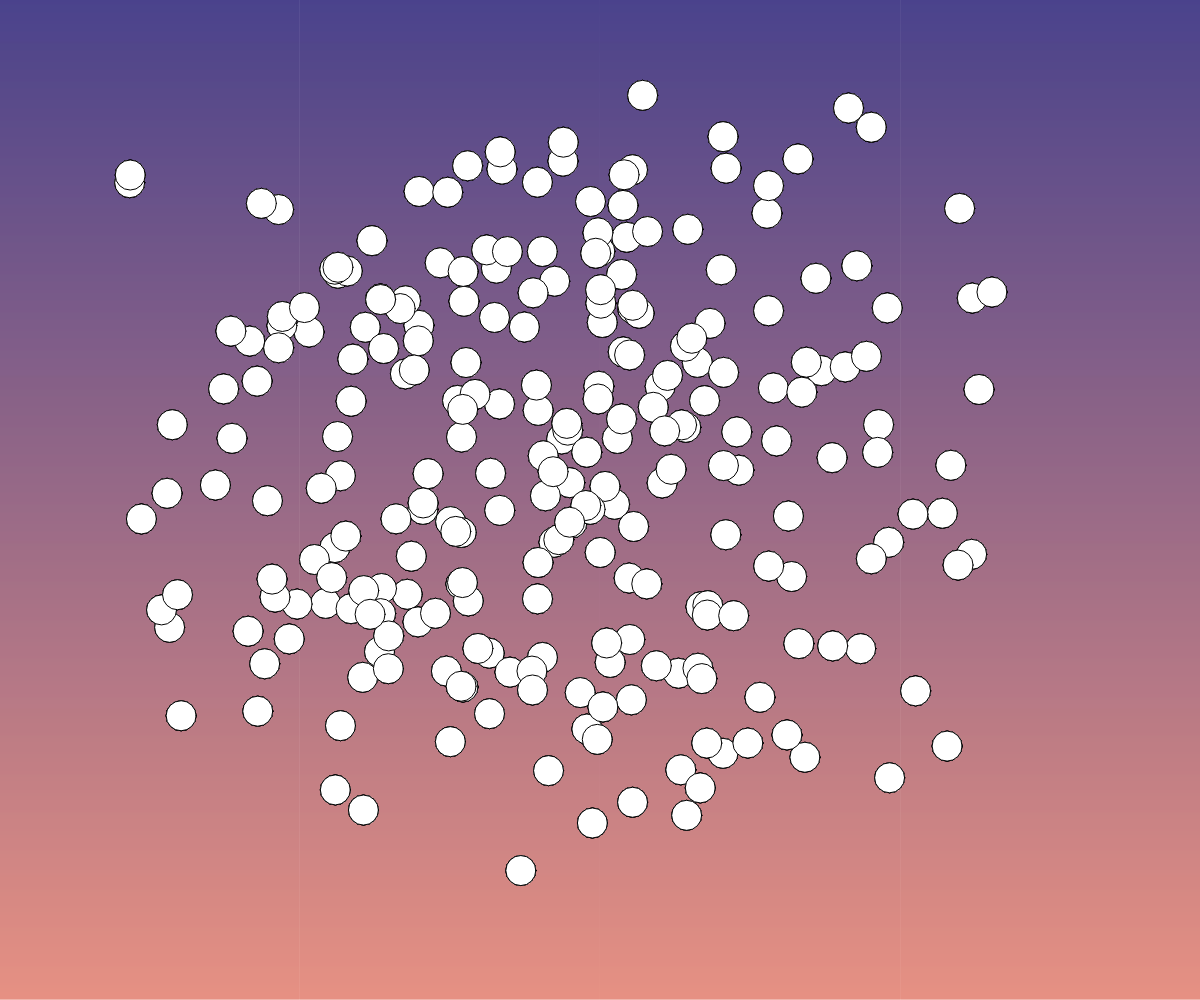
Frame 1 (no input)
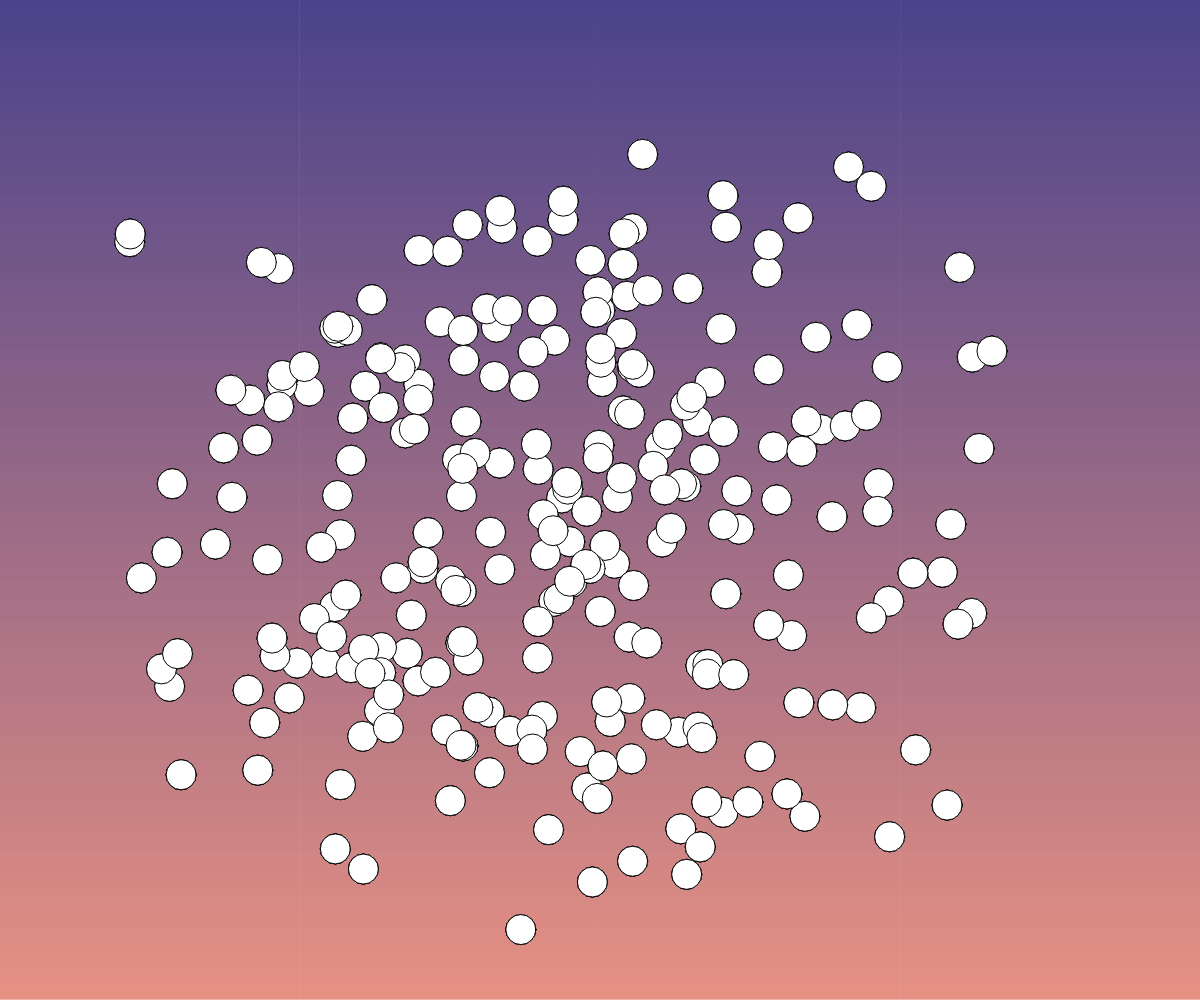
Frame 60 (no input)
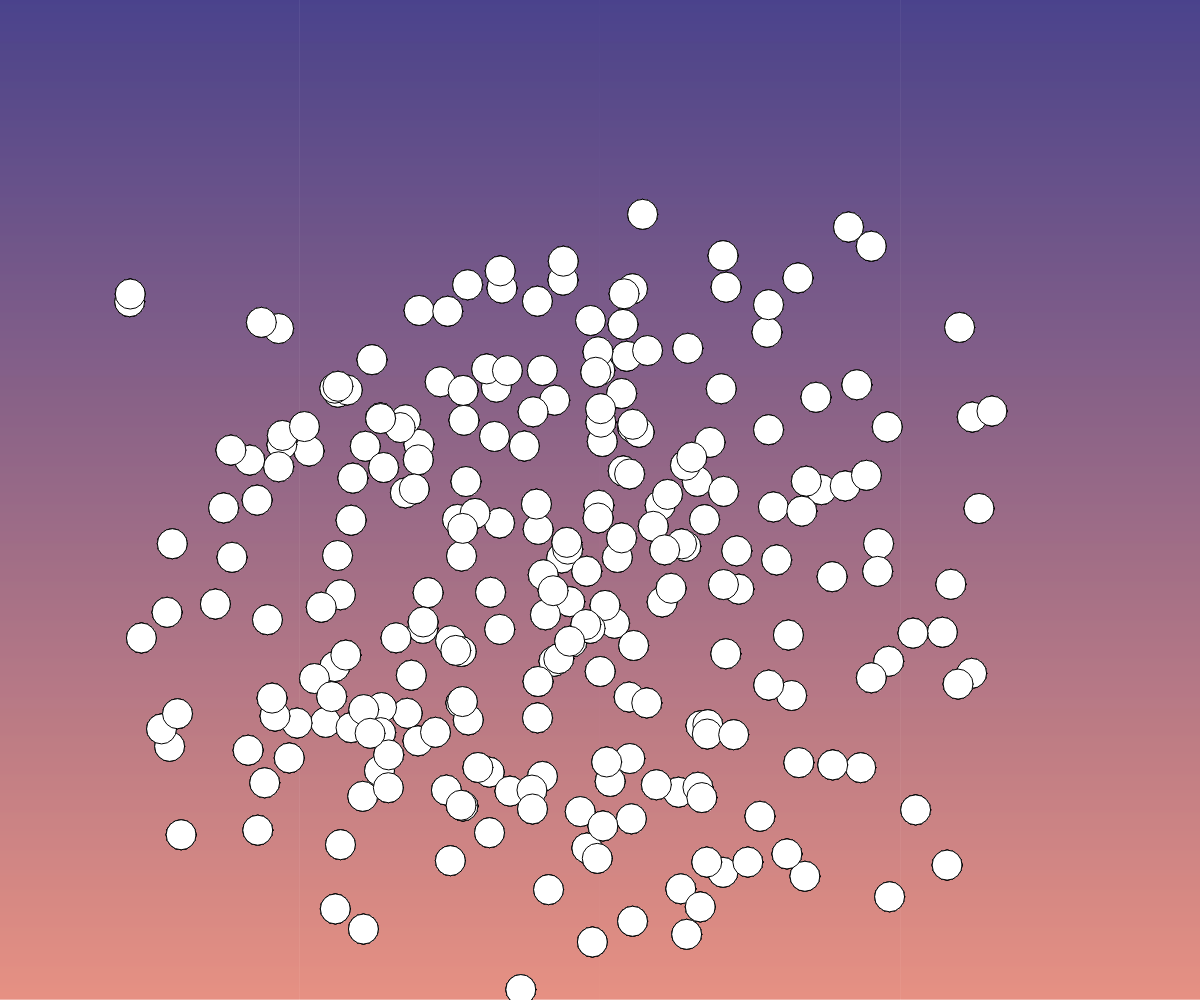
Frame 120 (the mouse pressed at the canvas centre since frame 60)

The p5.js sketch that drew these frames (run headless with seeded random() and noise() and a simulated clock; from frame 60 on, the mouse is pressed at the canvas centre):

// p5.js sketch
// ── sketch.js
let dégradé 

function setup() {
  createCanvas(windowWidth,windowHeight)
  /* globalement, on a créer quelque chose qui nous sert à faire 
  un dégradé, c'est la fonction linearGradiant qui contient notre code*/
  dégradé = linearGradiant ( width, height, 15, 5, 102, 223, 109, 90);    /*largeur du canvas et heuteur du canvas */
}



//



function draw() {
  background(255);
  /* nom de l'image à afficher, */
  image(dégradé, 0, 0, width, height);

translate(0, frameCount);

  /*compte boucle infinie*/
  let counter=0;
  while(counter < 1000){
    NEIGE(
      noise(1, counter) * width,
      noise(2, counter) * height,
    );
    counter++;
  }

}



//




/*Fonction dégradé*/
function linearGradiant (w, h, r1, v1, b1, r2, v2, b2){

  let graphic = createGraphics(w,h);
  for(let compteur=0 ; compteur < height ; compteur++ ){

  let red = map(compteur, 0, height,    r1, r2);
  let green = map(compteur, 0, height,  v1, v2);
  let blue = map(compteur, 0, height,   b1, b2);


  graphic.stroke(red, green, blue); /*couleur de la ligne, (=à l'intérieur du graphics, j'aimerais appellé la fonction stroke)*/
  graphic.line( 0, compteur, width, compteur); /*ligne au dessus*/
}
  return graphic;
}




//





/*fonction boule de neige*/
function NEIGE(x,y){
  push();
  translate(x, y);

  //boule de noël

  fill(255,255,255);
  circle(0,0,30,30);
  pop();
}
